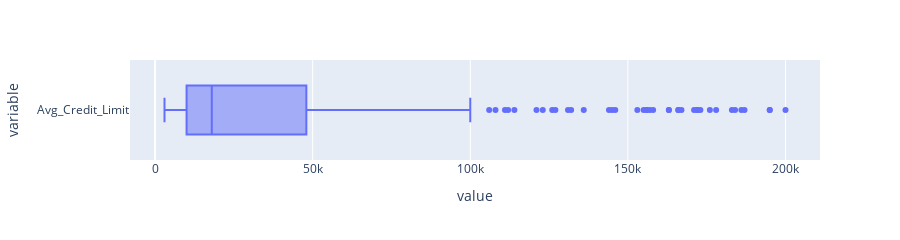

Notebook code for this chart:
### Code cell
px.box(working_df['Avg_Credit_Limit'], orientation='h', height=200)

### Figure 1 — Plotly figure (JSON) as saved in the notebook; plotly's stock layout.template omitted (floating-point values rounded to 4 significant figures; data arrays with more than 128 entries replaced by an {"elided": "..."} marker saying what was removed)
{"data": [{"alignmentgroup": "True", "hovertemplate": "value=%{x}<br>variable=%{y}<extra></extra>", "legendgroup": "", "marker": {"color": "#636efa"}, "name": "", "notched": false, "offsetgroup": "", "orientation": "h", "showlegend": false, "type": "box", "x": {"elided": "660 int values"}, "x0": " ", "xaxis": "x", "y": {"elided": "660 str values"}, "y0": " ", "yaxis": "y"}], "layout": {"boxmode": "group", "height": 200, "legend": {"tracegroupgap": 0}, "margin": {"t": 60}, "xaxis": {"anchor": "y", "domain": [0, 1], "title": {"text": "value"}}, "yaxis": {"anchor": "x", "domain": [0, 1], "title": {"text": "variable"}}}}
